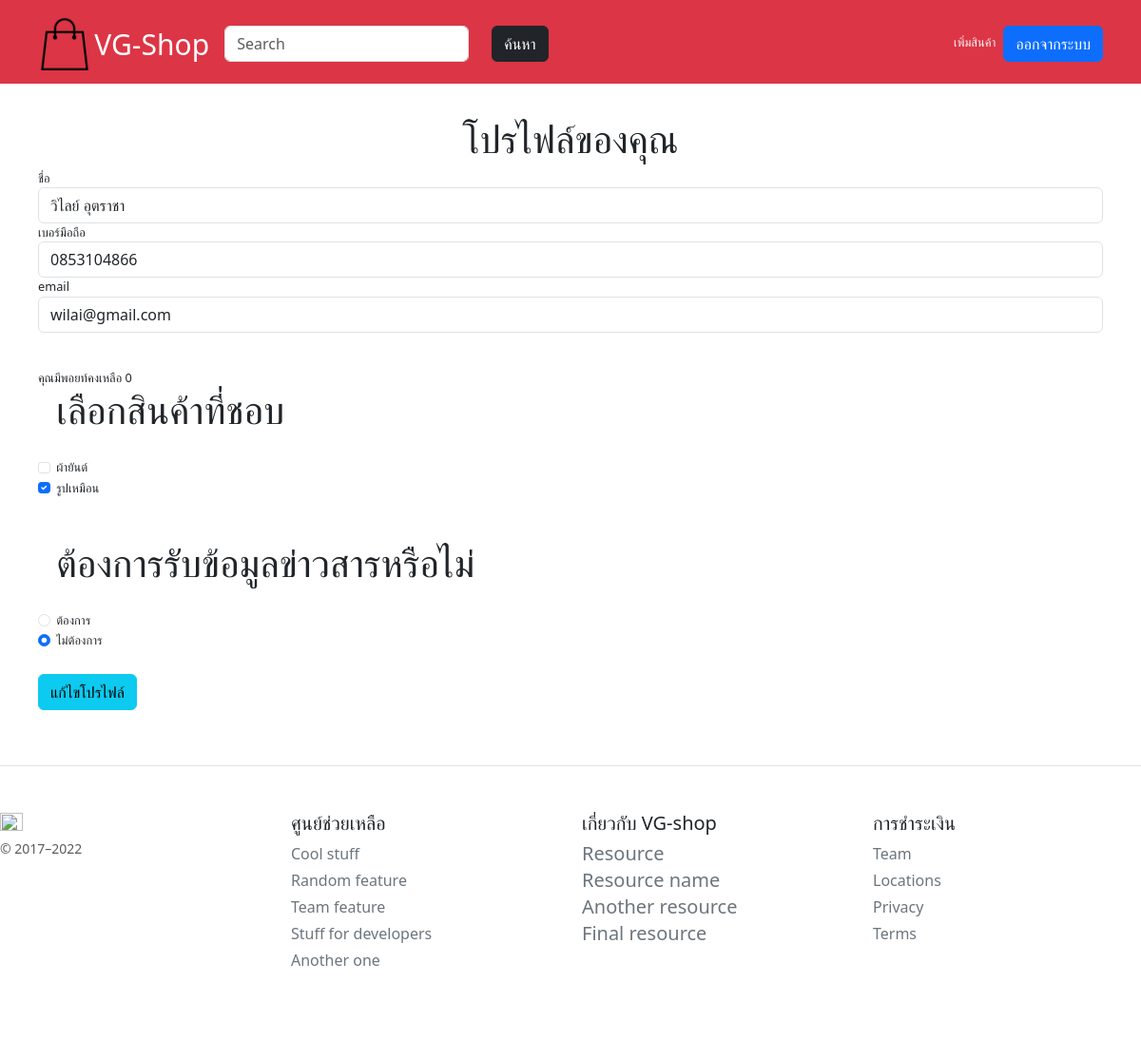
Screenshot of /profile/ (signed in) with the database file from the repository.
### company/models.py (models this page shows, shortened)
class Profile(models.Model):
  user=models.OneToOneField(User,on_delete=models.CASCADE)
  usertype=models.CharField(max_length=100,default='member')
  point =models.IntegerField(default=0)
  mobile = models.CharField(max_length=200,null=True,blank=True)

### company/views.py (the view)
# urls.py: path('profile/', ProfilePage,name='profile-page'),
@login_required  #บังคับให้ User ล็อกอิน ก่อนที่จะเข้าถึง
def ProfilePage(request):
    context={} #สิ่งที่จะแนบไป if request.method =='Post':
    profileuser=Profile.objects.get(user=request.user)
    context['profile']=profileuser
    return render(request,'company/profile.html',context)

### company/template/company/profile.html (shortened to what this page needs)
{% extends 'company/base.html' %}
{% block content%}
    <center>
        <h1>โปรไฟล์ของคุณ</h1>
    </center>
    {% if message %}
     <h3>{{ message }}</h3>
    {% else %}
        <form method="POST">
            <div class="form-group">
                <label for="fullname">ชื่อ</label>
                <input type="text" class="form-control" id="fullname" name="fullname" value="{{profile.user.first_name}}" required>
            </div>
            <div class="form-group">
                <label for="mobile">เบอร์มือถือ</label>
                <input type="text" class="form-control" id="mobile" name="mobile" value="{{profile.mobile}}">
            </div>
            <div class="form-group">
              <label for="username">email</label>
              <input type="text" class="form-control" id="username" name="username" value="{{profile.user.username}}" required >
            </div><br><br>
            <h>คุณมีพอยท์คงเหลือ {{profile.point}}</h>
            <div class="form-check form-group">
                <h1>เลือกสินค้าที่ชอบ</h1><br>
                <input class="form-check-input" type="checkbox" value="" id="flexCheckDefault">
                <label class="form-check-label" for="flexCheckDefault">
                 ผ้ายันต์
                </label>
              </div>
              <div class="form-check">
                <input class="form-check-input" type="checkbox" value="" id="flexCheckChecked" checked>
                <label class="form-check-label" for="flexCheckChecked">
                  รูปเหมือน
                </label>
              </div><br><br>
              <div class="form-check">
                <h1>ต้องการรับข้อมูลข่าวสารหรือไม่</h1><br>
                <input class="form-check-input" type="radio" name="flexRadioDefault" id="flexRadioDefault1">
                <label class="form-check-label" for="flexRadioDefault1">
                  ต้องการ
                </label>
              </div>
              <div class="form-check">
                <input class="form-check-input" type="radio" name="flexRadioDefault" id="flexRadioDefault2" checked>
                <label class="form-check-label" for="flexRadioDefault2">
                 ไม่ต้องการ
                </label>
              </div><br>
              <button type="submit" class="btn btn-info">แก้ไขโปรไฟล์</button>
    {% endif %}
        </form>
{% endblock content%}

### rows the page displays
Profile: fullname "วิไลย์ อุตราชา", mobile "0853104866", username "wilai@gmail.com", point "0"
